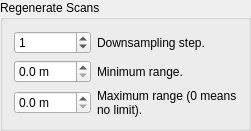
        <widget class="QGroupBox" name="groupBox_regenerateScans">
         <property name="title">
          <string>Regenerate Scans</string>
         </property>
         <layout class="QGridLayout" name="gridLayout_18" columnstretch="0,1">
          <item row="0" column="0">
           <widget class="QSpinBox" name="spinBox_decimation_scan">
            <property name="minimum">
             <number>-32</number>
            </property>
            <property name="maximum">
             <number>32</number>
            </property>
            <property name="value">
             <number>1</number>
            </property>
           </widget>
          </item>
          <item row="0" column="1">
           <widget class="QLabel" name="label_109">
            <property name="text">
             <string>Downsampling step.</string>
            </property>
            <property name="wordWrap">
             <bool>true</bool>
            </property>
           </widget>
          </item>
          <item row="1" column="1">
           <widget class="QLabel" name="label_138">
            <property name="text">
             <string>Minimum range.</string>
            </property>
            <property name="wordWrap">
             <bool>true</bool>
            </property>
           </widget>
          </item>
          <item row="1" column="0">
           <widget class="QDoubleSpinBox" name="doubleSpinBox_rangeMin">
            <property name="suffix">
             <string> m</string>
            </property>
            <property name="decimals">
             <number>1</number>
            </property>
            <property name="maximum">
             <double>100.000000000000000</double>
            </property>
            <property name="singleStep">
             <double>0.100000000000000</double>
            </property>
            <property name="value">
             <double>0.000000000000000</double>
            </property>
           </widget>
          </item>
          <item row="2" column="0">
           <widget class="QDoubleSpinBox" name="doubleSpinBox_rangeMax">
            <property name="suffix">
             <string> m</string>
            </property>
            <property name="decimals">
             <number>1</number>
            </property>
            <property name="maximum">
             <double>1000.000000000000000</double>
            </property>
            <property name="singleStep">
             <double>0.100000000000000</double>
            </property>
            <property name="value">
             <double>0.000000000000000</double>
            </property>
           </widget>
          </item>
          <item row="2" column="1">
           <widget class="QLabel" name="label_139">
            <property name="text">
             <string>Maximum range (0 means no limit).</string>
            </property>
            <property name="wordWrap">
             <bool>true</bool>
            </property>
           </widget>
          </item>
         </layout>
        </widget>
